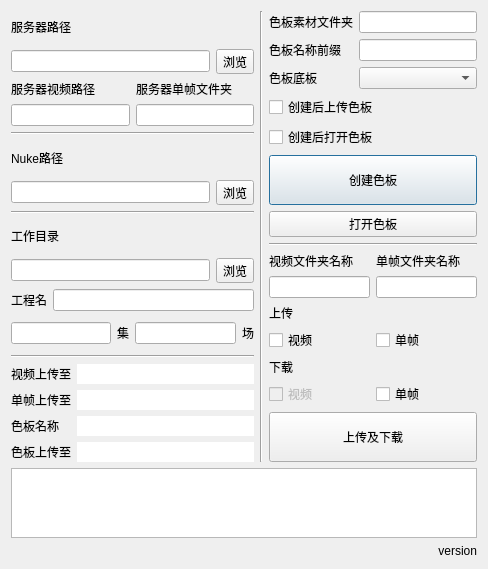
<?xml version="1.0" encoding="UTF-8"?>
<ui version="4.0">
 <class>Dialog</class>
 <widget class="QDialog" name="Dialog">
  <property name="geometry">
   <rect>
    <x>0</x>
    <y>0</y>
    <width>488</width>
    <height>535</height>
   </rect>
  </property>
  <property name="windowTitle">
   <string>场集工具</string>
  </property>
  <layout class="QVBoxLayout" name="verticalLayout_7">
   <item>
    <layout class="QHBoxLayout" name="horizontalLayout_4">
     <item>
      <layout class="QVBoxLayout" name="verticalLayout">
       <item>
        <widget class="QLabel" name="label_4">
         <property name="text">
          <string>服务器路径</string>
         </property>
        </widget>
       </item>
       <item>
        <layout class="QHBoxLayout" name="horizontalLayout_3">
         <item>
          <widget class="QLineEdit" name="serverEdit">
           <property name="dragEnabled">
            <bool>true</bool>
           </property>
          </widget>
         </item>
         <item>
          <widget class="QToolButton" name="serverButton">
           <property name="text">
            <string>浏览</string>
           </property>
          </widget>
         </item>
        </layout>
       </item>
       <item>
        <layout class="QGridLayout" name="gridLayout">
         <item row="1" column="0">
          <widget class="QLineEdit" name="videoFolderEdit"/>
         </item>
         <item row="0" column="0">
          <widget class="QLabel" name="label_7">
           <property name="text">
            <string>服务器视频路径</string>
           </property>
          </widget>
         </item>
         <item row="1" column="1">
          <widget class="QLineEdit" name="imageFolderEdit"/>
         </item>
         <item row="0" column="1">
          <widget class="QLabel" name="label_10">
           <property name="text">
            <string>服务器单帧文件夹</string>
           </property>
          </widget>
         </item>
        </layout>
       </item>
       <item>
        <widget class="Line" name="line">
         <property name="orientation">
          <enum>Qt::Horizontal</enum>
         </property>
        </widget>
       </item>
       <item>
        <widget class="QLabel" name="label_3">
         <property name="text">
          <string>Nuke路径</string>
         </property>
        </widget>
       </item>
       <item>
        <layout class="QHBoxLayout" name="horizontalLayout_2">
         <item>
          <widget class="QLineEdit" name="nukeEdit">
           <property name="dragEnabled">
            <bool>true</bool>
           </property>
          </widget>
         </item>
         <item>
          <widget class="QToolButton" name="nukeButton">
           <property name="text">
            <string>浏览</string>
           </property>
          </widget>
         </item>
        </layout>
       </item>
       <item>
        <widget class="Line" name="line_5">
         <property name="orientation">
          <enum>Qt::Horizontal</enum>
         </property>
        </widget>
       </item>
       <item>
        <widget class="QLabel" name="label_6">
         <property name="text">
          <string>工作目录</string>
         </property>
        </widget>
       </item>
       <item>
        <layout class="QHBoxLayout" name="horizontalLayout_5">
         <item>
          <widget class="QLineEdit" name="dirEdit">
           <property name="dragEnabled">
            <bool>true</bool>
           </property>
          </widget>
         </item>
         <item>
          <widget class="QToolButton" name="dirButton">
           <property name="text">
            <string>浏览</string>
           </property>
          </widget>
         </item>
        </layout>
       </item>
       <item>
        <layout class="QHBoxLayout" name="horizontalLayout_10">
         <item>
          <widget class="QLabel" name="label_5">
           <property name="text">
            <string>工程名</string>
           </property>
          </widget>
         </item>
         <item>
          <widget class="QLineEdit" name="projectEdit"/>
         </item>
        </layout>
       </item>
       <item>
        <layout class="QHBoxLayout" name="horizontalLayout">
         <item>
          <widget class="QLineEdit" name="epEdit"/>
         </item>
         <item>
          <widget class="QLabel" name="label">
           <property name="text">
            <string>集</string>
           </property>
          </widget>
         </item>
         <item>
          <widget class="QLineEdit" name="scEdit"/>
         </item>
         <item>
          <widget class="QLabel" name="label_2">
           <property name="text">
            <string>场</string>
           </property>
          </widget>
         </item>
        </layout>
       </item>
       <item>
        <widget class="Line" name="line_3">
         <property name="orientation">
          <enum>Qt::Horizontal</enum>
         </property>
        </widget>
       </item>
       <item>
        <layout class="QFormLayout" name="formLayout_3">
         <item row="0" column="0">
          <widget class="QLabel" name="label_16">
           <property name="text">
            <string>视频上传至</string>
           </property>
          </widget>
         </item>
         <item row="0" column="1">
          <widget class="QLineEdit" name="videoDestEdit">
           <property name="frame">
            <bool>false</bool>
           </property>
           <property name="readOnly">
            <bool>true</bool>
           </property>
          </widget>
         </item>
         <item row="1" column="1">
          <widget class="QLineEdit" name="imageDestEdit">
           <property name="frame">
            <bool>false</bool>
           </property>
           <property name="readOnly">
            <bool>true</bool>
           </property>
          </widget>
         </item>
         <item row="1" column="0">
          <widget class="QLabel" name="label_17">
           <property name="text">
            <string>单帧上传至</string>
           </property>
          </widget>
         </item>
         <item row="3" column="1">
          <widget class="QLineEdit" name="csheetNameEdit">
           <property name="frame">
            <bool>false</bool>
           </property>
           <property name="readOnly">
            <bool>true</bool>
           </property>
          </widget>
         </item>
         <item row="3" column="0">
          <widget class="QLabel" name="label_18">
           <property name="text">
            <string>色板名称</string>
           </property>
          </widget>
         </item>
         <item row="4" column="0">
          <widget class="QLabel" name="label_20">
           <property name="text">
            <string>色板上传至</string>
           </property>
          </widget>
         </item>
         <item row="4" column="1">
          <widget class="QLineEdit" name="csheetDestEdit">
           <property name="frame">
            <bool>false</bool>
           </property>
           <property name="readOnly">
            <bool>true</bool>
           </property>
          </widget>
         </item>
        </layout>
       </item>
      </layout>
     </item>
     <item>
      <widget class="Line" name="line_2">
       <property name="orientation">
        <enum>Qt::Vertical</enum>
       </property>
      </widget>
     </item>
     <item>
      <layout class="QVBoxLayout" name="verticalLayout_5">
       <item>
        <layout class="QVBoxLayout" name="verticalLayout_2">
         <item>
          <layout class="QFormLayout" name="formLayout_4">
           <property name="fieldGrowthPolicy">
            <enum>QFormLayout::AllNonFixedFieldsGrow</enum>
           </property>
           <item row="0" column="0">
            <widget class="QLabel" name="label_11">
             <property name="text">
              <string>色板素材文件夹</string>
             </property>
            </widget>
           </item>
           <item row="0" column="1">
            <widget class="QLineEdit" name="csheetFFNameEdit"/>
           </item>
           <item row="1" column="0">
            <widget class="QLabel" name="label_19">
             <property name="text">
              <string>色板名称前缀</string>
             </property>
            </widget>
           </item>
           <item row="1" column="1">
            <widget class="QLineEdit" name="csheetPrefixEdit"/>
           </item>
           <item row="2" column="0">
            <widget class="QLabel" name="label_12">
             <property name="text">
              <string>色板底板</string>
             </property>
            </widget>
           </item>
           <item row="2" column="1">
            <widget class="QComboBox" name="backDropBox"/>
           </item>
          </layout>
         </item>
         <item>
          <widget class="QCheckBox" name="csheetUpCheck">
           <property name="text">
            <string>创建后上传色板</string>
           </property>
          </widget>
         </item>
         <item>
          <widget class="QCheckBox" name="csheetOpenCheck">
           <property name="text">
            <string>创建后打开色板</string>
           </property>
          </widget>
         </item>
         <item>
          <widget class="QPushButton" name="sheetButton">
           <property name="minimumSize">
            <size>
             <width>0</width>
             <height>50</height>
            </size>
           </property>
           <property name="text">
            <string>创建色板</string>
           </property>
          </widget>
         </item>
         <item>
          <widget class="QPushButton" name="openCSheetButton">
           <property name="enabled">
            <bool>true</bool>
           </property>
           <property name="text">
            <string>打开色板</string>
           </property>
          </widget>
         </item>
        </layout>
       </item>
       <item>
        <widget class="Line" name="line_4">
         <property name="orientation">
          <enum>Qt::Horizontal</enum>
         </property>
        </widget>
       </item>
       <item>
        <layout class="QVBoxLayout" name="verticalLayout_4">
         <item>
          <layout class="QGridLayout" name="gridLayout_2">
           <item row="1" column="1">
            <widget class="QLineEdit" name="imageFNameEdit"/>
           </item>
           <item row="1" column="0">
            <widget class="QLineEdit" name="videoFNameEdit"/>
           </item>
           <item row="0" column="0">
            <widget class="QLabel" name="label_14">
             <property name="text">
              <string>视频文件夹名称</string>
             </property>
            </widget>
           </item>
           <item row="0" column="1">
            <widget class="QLabel" name="label_15">
             <property name="text">
              <string>单帧文件夹名称</string>
             </property>
            </widget>
           </item>
          </layout>
         </item>
         <item>
          <widget class="QLabel" name="label_8">
           <property name="text">
            <string>上传</string>
           </property>
          </widget>
         </item>
         <item>
          <layout class="QHBoxLayout" name="horizontalLayout_6">
           <item>
            <widget class="QCheckBox" name="videoUpCheck">
             <property name="text">
              <string>视频</string>
             </property>
            </widget>
           </item>
           <item>
            <widget class="QCheckBox" name="imageUpCheck">
             <property name="text">
              <string>单帧</string>
             </property>
            </widget>
           </item>
          </layout>
         </item>
         <item>
          <widget class="QLabel" name="label_9">
           <property name="text">
            <string>下载</string>
           </property>
          </widget>
         </item>
         <item>
          <layout class="QHBoxLayout" name="horizontalLayout_8">
           <item>
            <widget class="QCheckBox" name="videoDownCheck">
             <property name="enabled">
              <bool>false</bool>
             </property>
             <property name="text">
              <string>视频</string>
             </property>
             <property name="checkable">
              <bool>true</bool>
             </property>
            </widget>
           </item>
           <item>
            <widget class="QCheckBox" name="imageDownCheck">
             <property name="text">
              <string>单帧</string>
             </property>
            </widget>
           </item>
          </layout>
         </item>
         <item>
          <widget class="QPushButton" name="syncButton">
           <property name="minimumSize">
            <size>
             <width>0</width>
             <height>50</height>
            </size>
           </property>
           <property name="text">
            <string>上传及下载</string>
           </property>
          </widget>
         </item>
        </layout>
       </item>
      </layout>
     </item>
    </layout>
   </item>
   <item>
    <widget class="QListWidget" name="listWidget"/>
   </item>
   <item>
    <widget class="QLabel" name="version_label">
     <property name="text">
      <string>version</string>
     </property>
     <property name="alignment">
      <set>Qt::AlignRight|Qt::AlignTrailing|Qt::AlignVCenter</set>
     </property>
    </widget>
   </item>
  </layout>
 </widget>
 <resources/>
 <connections/>
</ui>
